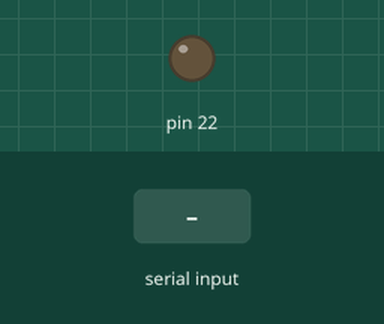
This sketch was run on a simulated Arduino Mega 2560, built with avr-gcc and run on an emulated ATmega2560. Shown: output pins drawn as LEDs (lit = HIGH). The test bench sets the inputs (shaded band).

Above: at 1.2 s.
1.3 s: "1" received over Serial
At 1.9 s:
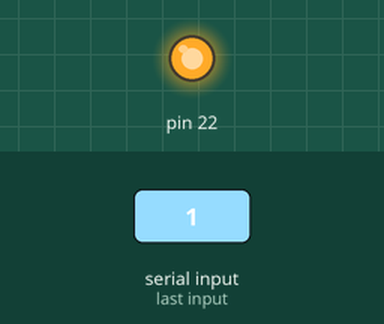
2.8 s: "0" received over Serial
At 3.1 s:
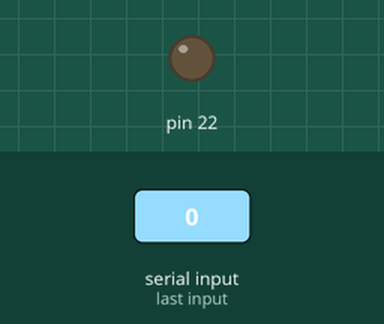
4.3 s: "2" received over Serial
At 5.4 s:
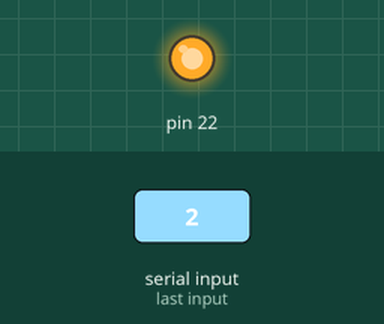
Timing chart, 0 to 7.3 s (numbered marks = the images above; inputs shaded):
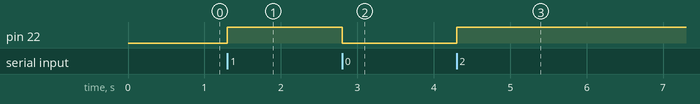

The sketch:

arduino-input-handler.ino
```cpp
void setup() {
  pinMode(22, OUTPUT);
  Serial.begin(9600);
}

void loop() {
  if (Serial.available() > 0) {
    char input = Serial.read();
    if (input == '0') {
      digitalWrite(22, LOW);
    } else {
      digitalWrite(22, HIGH);
    }
  }
}
```

Measured:
- after the input at 1.3 s, pin 22: LOW → HIGH at once
- after the input at 2.8 s, pin 22: HIGH → LOW at once
- after the input at 4.3 s, pin 22: LOW → HIGH at once
